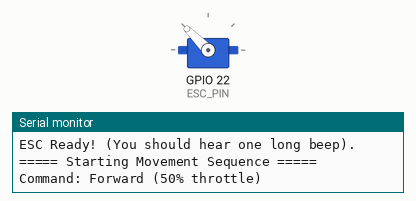
This sketch was run on a simulated ESP32. Parts: servo, the last lines printed to the serial monitor.

Above: at 4.05 s.
At 10.75 s:
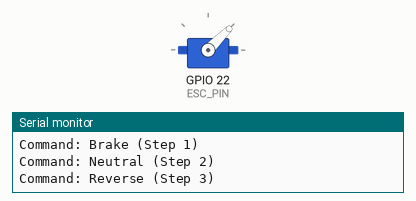
At 17.5 s:
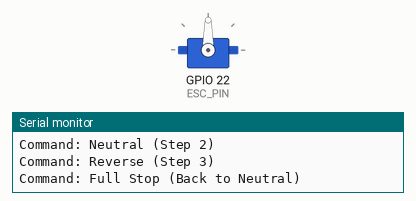
Timing chart, 0 to 21.6 s (numbered marks = the images above):
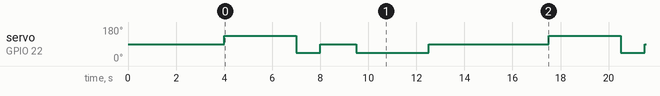

The sketch:

ESC_1625_Calibrate_Code.ino
```cpp
#include <ESP32Servo.h>

// Create a Servo object to control the ESC
Servo esc;

// Define the GPIO pin connected to the ESC signal wire
// Using GPIO 22 as requested
const int ESC_PIN = 22;

// Standard throttle values in microseconds (µs)
const int NEUTRAL_THROTTLE = 1500;       // Neutral / Stop
const int MAX_FORWARD_THROTTLE = 2000;   // Full forward throttle
const int MAX_REVERSE_THROTTLE = 1000;   // Full reverse throttle

void setup() {
  // Start serial communication for monitoring
  Serial.begin(115200);
  Serial.println("Full Guide: Testing ESC WP 1625 with ESP32 on GPIO 22");

  // Attach the servo object to the specified GPIO pin
  esc.attach(ESC_PIN, MAX_REVERSE_THROTTLE, MAX_FORWARD_THROTTLE);

  // == ARMING SEQUENCE ==
  // According to the manual, the ESC performs auto-calibration
  // if it detects a neutral signal at startup.
  Serial.println("Arming ESC: Sending neutral signal (1500µs)...");
  esc.writeMicroseconds(NEUTRAL_THROTTLE);

  // Wait 3–4 seconds for ESC self-test and calibration
  delay(4000);
  Serial.println("ESC Ready! (You should hear one long beep).");
}

void loop() {
  Serial.println("\n===== Starting Movement Sequence =====");

  // --- Forward Movement ---
  Serial.println("Command: Forward (50% throttle)");
  esc.writeMicroseconds(1750);
  delay(3000); // Move forward for 3 seconds

  // --- Transitioning from Forward to Reverse (Brake Logic) ---
  // Required for Fwd/Brake/Rev mode

  // 1. Brake Command: The first reverse signal acts as a brake
  Serial.println("Command: Brake (Step 1)");
  esc.writeMicroseconds(1250);
  delay(1000); // Hold brake

  // 2. Return to Neutral: ESC must go back to neutral before reversing
  Serial.println("Command: Neutral (Step 2)");
  esc.writeMicroseconds(NEUTRAL_THROTTLE);
  delay(1500);

  // --- Reverse Movement ---
  // 3. Reverse Command: Send reverse signal again to move backward
  Serial.println("Command: Reverse (Step 3)");
  esc.writeMicroseconds(1250); // 50% reverse speed
  delay(3000); // Move backward for 3 seconds

  // --- Full Stop ---
  Serial.println("Command: Full Stop (Back to Neutral)");
  esc.writeMicroseconds(NEUTRAL_THROTTLE);
  delay(5000); // Wait 5 seconds before restarting the sequence
}
```

Measured:
- by itself, servo on GPIO 22 (ESC_PIN): repeats every 13.5 s: 45° 1.0 s, 90° 1.5 s, 45° 3.0 s, 90° 5.0 s, 135° 3.0 s
